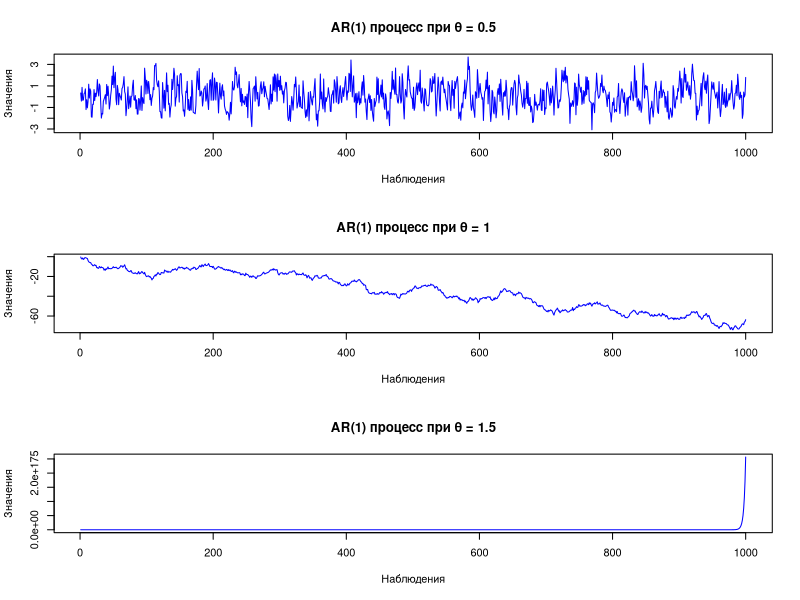
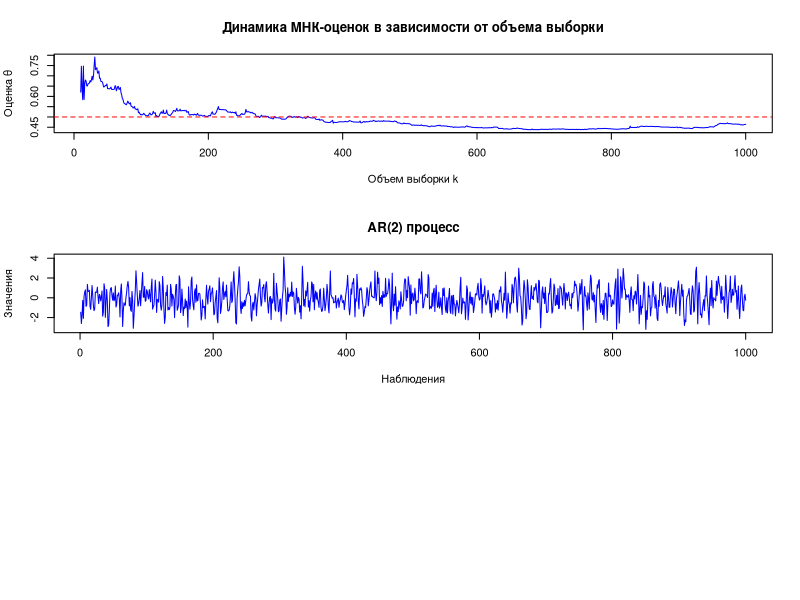

The R script that drew these images, in order:
# Задание 1: Генерация AR(1) процесса и построение графиков

# Функция для генерации AR(1) процесса
ar <- function(n, theta) {
  # Инициализация вектора для хранения значений
  x <- numeric(n)
  
  # Генерация случайной ошибки (шум)
  epsilon <- rnorm(n, mean = 0, sd = 1)
  
  # Начальное значение (случайное)
  x[1] <- rnorm(1, mean = 0, sd = 1)  # Случайное начальное значение
  
  # Генерация AR(1) процесса
  for (k in 2:n) {
    x[k] <- theta * x[k - 1] + epsilon[k]  # Формула AR(1)
  }
  
  return(x)  # Возвращаем сгенерированный процесс
}

# Параметры
n <- 1000  # Объем выборки для задания

# Значения параметра theta для различных случаев
theta_values <- c(0.5, 1, 1.5)  # |theta| < 1, |theta| = 1, |theta| > 1

# Построение графиков
par(mfrow=c(3, 1))  # Разделение окна на 3 строки и 1 столбец для графиков

for (theta in theta_values) {
  x <- ar(n, theta)  # Генерация AR(1) процесса для текущего θ
  
  plot(x, type='l', main=paste("AR(1) процесс при θ =", theta), 
       ylab="Значения", xlab="Наблюдения", col="blue")  # Построение графика
}

# Задание 2: Оценка параметра θ методом наименьших квадратов с ограничением

# Функция для оценки параметра θ методом наименьших квадратов с ограничением
estimate_theta_mnk <- function(x) {
  n <- length(x)  # Длина вектора данных
  
  # Числитель и знаменатель для оценки θ
  numerator <- sum(x[2:n] * x[1:(n-1)])   # Сумма произведений текущего и предыдущего значений
  denominator <- sum(x[1:(n-1)]^2)         # Сумма квадратов предыдущих значений
  
  # Оценка θ
  estimated_theta <- numerator / denominator
  
  # Применяем ограничение |θ| ≤ 1
  estimated_theta <- ifelse(abs(estimated_theta) > 1, sign(estimated_theta), estimated_theta)
  
  return(estimated_theta)  # Возвращаем оцененное значение θ
}

# Оценка параметра θ для каждого процесса и вывод результата
cat("\nОценка параметра θ:\n")
for (theta in theta_values) {
  x <- ar(n, theta)  # Генерация AR(1) процесса для текущего θ
  
  # Оценка параметра θ методом МНК
  estimated_theta_mnk <- estimate_theta_mnk(x)
  
  # Вывод результата оценки θ только если начальное значение θ ≤ 1
  if (abs(theta) <= 1) {
    cat("Оцененное значение θ для начального θ (МНК) =", theta, ":", estimated_theta_mnk, "\n")
  }
}

# Задание 3: Оценка параметра θ методом максимального правдоподобия

# Функция для оценки параметра θ методом максимального правдоподобия с учетом гауссовского шума
estimate_theta_mle <- function(x) {
  n <- length(x)  # Длина вектора данных
  
  # Оптимизация функции правдоподобия
  sum_squares <- function(theta) {
    sum((x[2:n] - theta * x[1:(n-1)])^2)   # Сумма квадратов ошибок
  }
  
  # Находим значение θ, минимизирующее сумму квадратов ошибок (эквивалентно максимизации функции правдоподобия)
  result <- optimize(sum_squares, interval = c(-1, 1))  
  
  return(result$minimum)   # Возвращаем оцененное значение θ методом МП
}

# Оценка параметра θ методом максимального правдоподобия
cat("\nОценка параметра θ методом максимального правдоподобия:\n")
true_theta <- c(0.5)   # Установка значения true_theta для генерации данных
x_final <- ar(n, true_theta)   # Используем одно значение true_theta для генерации данных
estimated_theta_mle <- estimate_theta_mle(x_final)

cat("Оцененное значение θ методом максимального правдоподобия:", estimated_theta_mle, "\n")

# Сравнение оценок МНК и МП
estimated_theta_mnk_final <- estimate_theta_mnk(x_final)

cat("Оцененное значение θ методом МНК:", estimated_theta_mnk_final, "\n")

if (abs(estimated_theta_mnk_final - estimated_theta_mle) < .Machine$double.eps) {
  cat("Оценки совпадают.\n")
} else {
  cat("Оценки не совпадают.\n")
}

# Задание 4: Рассчитать МНК-оценки для объема выборки k = 10, ..., n и построить график

# Генерируем процесс AR(1)
x_large <- ar(n, true_theta)

# Вектор для хранения оценок МНК
mnk_estimates <- numeric(n - 9)

# Расчет МНК-оценок от k = 10 до n.
for (k in 10:n) {
  mnk_estimates[k - 9] <- estimate_theta_mnk(x_large[1:k])
}

# Расчет МНК-оценок по всем k от k = 10 до k = n.
cat("\nРасчет МНК-оценок по всем k от k = 10 до k = n:\n")
for (k in seq(10, n)) {
  cat("k =", k, "-> МНК-оценка:", mnk_estimates[k - 9], "\n")
}

# Построение графика динамики оценок МНК в зависимости от объема выборки.
plot(10:n, mnk_estimates, type='l', col='blue', 
     main='Динамика МНК-оценок в зависимости от объема выборки',
     xlab='Объем выборки k', ylab='Оценка θ')
abline(h=true_theta, col='red', lty=2) # Линия истинного значения θ для сравнения

cat("\nМНК-оценки рассчитаны и график построен.\n")

# Задание 5: Построить график устойчивого процесса AR(2)

# Параметры для AR(2)
theta_1 <- 0.5   # Параметр θ1
theta_2 <- -0.3   # Параметр θ2

# Функция для генерации AR(2) процесса
ar2 <- function(n, theta_1, theta_2) {
  x <- numeric(n)
  
  # Генерация случайной ошибки (шум)
  epsilon <- rnorm(n, mean = 0, sd = 1)
  
  # Начальные значения (случайные или фиксированные)
  x[1] <- rnorm(1)
  x[2] <- rnorm(1)
  
  # Генерация AR(2) процесса
  for (k in 3:n) {
    x[k] <- theta_1 * x[k - 1] + theta_2 * x[k - 2] + epsilon[k]
  }
  
  return(x)
}

# Генерация AR(2) процесса с n наблюдениями
ar2_process <- ar2(n, theta_1, theta_2)

# Построение графика AR(2)
plot(ar2_process, type='l', main="AR(2) процесс", 
     ylab="Значения", xlab="Наблюдения", col="blue")

cat("\nГрафик устойчивого процесса AR(2) построен.\n")

# Задание 6: Вычислить значение параметра AR(2), используя функцию arima пакета stats.

# Убедимся, что пакет stats загружен
library(stats)

# Применение функции arima для оценки параметров AR(2)
arima_model <- arima(ar2_process, order=c(2,0,0), include.mean=FALSE)

# Вывод результатов оценки модели AR(2)
cat("\nРезультаты оценки модели AR(2):\n")
print(arima_model)
